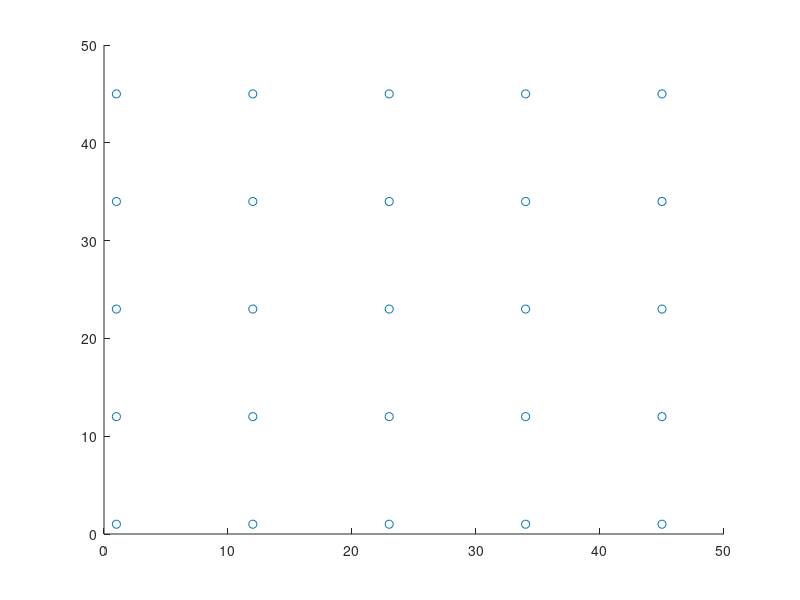

Reproduce this figure in MATLAB. (Note: this script raises an error after producing the figure.)
%first attempt at combining agents and landscape for a simple run and
%tumble model. 


%Set variable model parameters
%initialize variables for move_and_feed_1
feed_time = 1; %relative to total movement time (of 1)
feed_amount = 5;
init_fullness = 50;
energy_spent = 3;

vary_angle_or_dist = 0; %set tumble strategy: 0: dist, 1: dist
max_turn_angle = pi;
min_tumb = 0.5;
max_tumb = 2;
run_tumb_ratio = 4;
min_run = min_tumb * run_tumb_ratio;
max_run = max_tumb * run_tumb_ratio;
boundary = max_run;

%parameters for decision-making
stay_grass = 30;
stay_nutrition = 4;
run_nutrition = 40;

xdim = 50; %dimensions of landscape
ydim = 50;
steps = 20; %set max time steps
num_animals = 1; %set number of animals to walk the Earth


%%STEP 1: initialize landscape using initialize_landscape_1.m
%function landscape = initialize_landscape_1(x_dim, y_dim, fertilizer_xy)
%fertilizer_xy = [1,1;2,2;6,5;39,31;49,43;29,39;10,10]; %made up for now.


[X,Y] = meshgrid(linspace(1,45,5),linspace(1,45,5));
fertilizer_xy = round([X(:), Y(:)]);
scatter(X(:),Y(:));
landscape = initialize_landscape_1(xdim, ydim, fertilizer_xy);


%STEP2: agents move through landscape.


%Record trajectory of all animals. First two columns are first animal,
%third and fourth columns are second animal, etc.
trajectories = zeros(steps+1, 2*num_animals);


for animal = 1:num_animals
    %%movement loop
    animal_x = 2*animal - 1;%These are for indexing trajectories array
    animal_y = animal_x + 1;
    trajectories(1, animal_x : animal_y) = [0.5*xdim,0.5*ydim]; %start at center XY
    curr_location = zeros(1,2);
    %initialize. Goes to 1 when animal leaves boundary on landscape.
    leave = 0;
    fullness = init_fullness;
    
    for t=1:steps
        
        curr_location = trajectories(t, animal_x : animal_y);
        x1 = curr_location(1);
        y1 = curr_location(2);
        [grass_quantity, nutrition] = current_location(landscape,x1, y1);

        if  grass_quantity > stay_grass && nutrition > stay_nutrition
            %disp('stay')
            x2 = x1;
            y2 = y1;
             
        else
           % disp('move')
            turning_angle =  unifrnd(-max_turn_angle, max_turn_angle); %uniform dist within bounds
            
            if nutrition < run_nutrition %move farther if nutrition is low
                d = unifrnd(min_run, max_run); %uniform dist of step size
            else  %stay closer if nutrition is high
                d = unifrnd(min_tumb, max_tumb);
            end 
            
            x2 = x1+d*sin(turning_angle);
            y2 = y1+d*cos(turning_angle); %agent moves 
            
        end 
        
        %Update landscape and trajectories array
        [landscape, grass_consumed, nutrition, x_stop, y_stop, leave] = ... 
            move_and_feed_1(landscape, x1, y1, x2, y2, boundary, feed_amount, feed_time, fullness);

        if leave == 1
            for remaining_steps = t+1 : steps+1
                trajectories(remaining_steps, animal_x : animal_y) = NaN;
            end
            break
            %ends "t" loop. returns to "animal" loop.
        end
        trajectories(t+1, animal_x : animal_y) = [x_stop, y_stop]; %update location
        fullness = fullness + grass_consumed - energy_spent;
    end

end

 %visualization of path
        
plot(trajectories(:,1), trajectories(:,2));


%quantity
surf(landscape(:,:,1));
hold on 
zz =transpose(linspace(100,100,length(trajectories(:,2))));
for animal = 1:num_animals
    xx = animal;
    yy = animal + 1;
    plot3(trajectories(:,xx,1), trajectories(:,yy,1),zz)
end 
hold off
%nutrition
surf(landscape(:,:,2));
hold on
zz =transpose(linspace(100,100,length(trajectories(:,2))));
for animal = 1:num_animals
    xx = animal;
    yy = animal + 1;
    plot3(trajectories(:,xx,1), trajectories(:,yy,1),zz)
end 
hold off
%dung 
%surf(landscape(:, :, 3));
